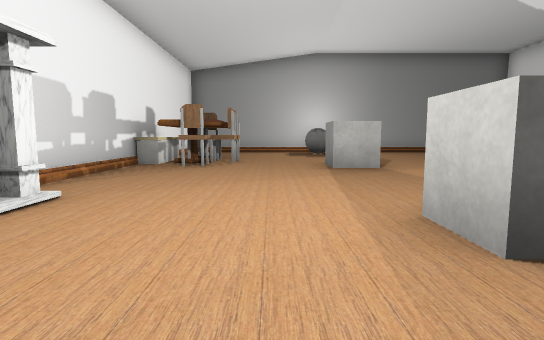
view 1 (above)

16 first-person views from a walk through a scene from a Unity 3-D project. The camera is 0.68 m above the floor, tilts 6° down and sees 80° across. The floor is counted in squares, 1 m on a side. Each view is taken from the middle of a square. On the plan, view 1 faces up. The plan holds only what a view shows up to about 10 squares ahead; the rest is blank. The player character is not drawn. Some animated figures are not drawn. Some surface patterns are stand-ins.

view 2
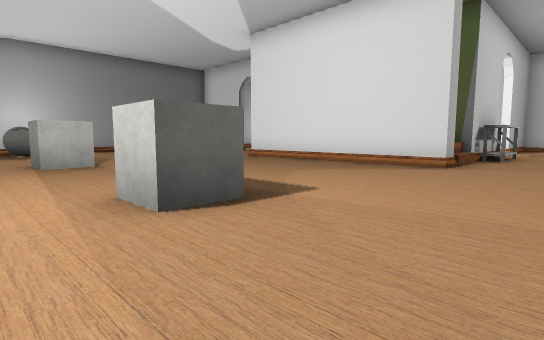

view 3
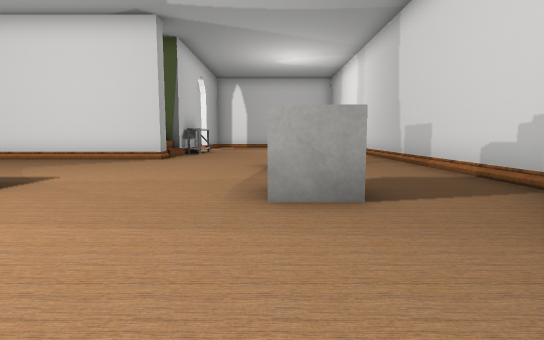

view 4
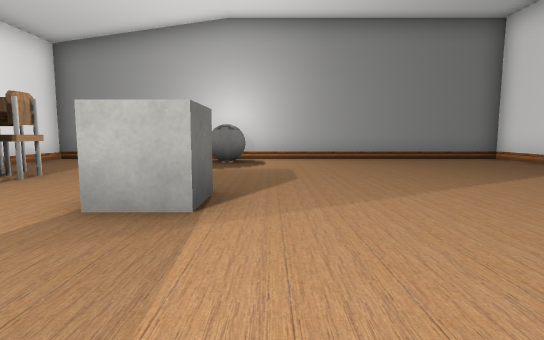

view 5
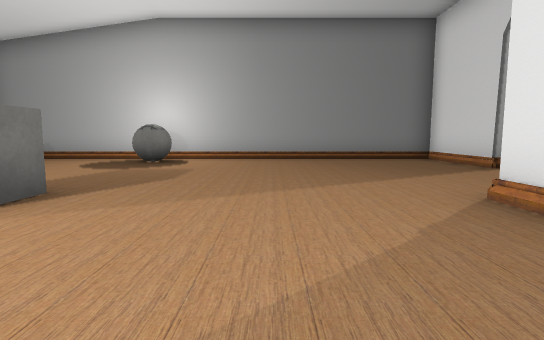

view 6
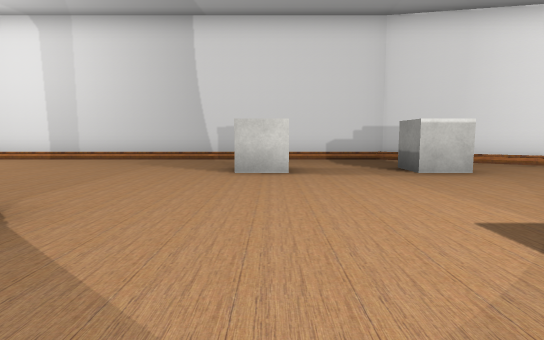

view 7
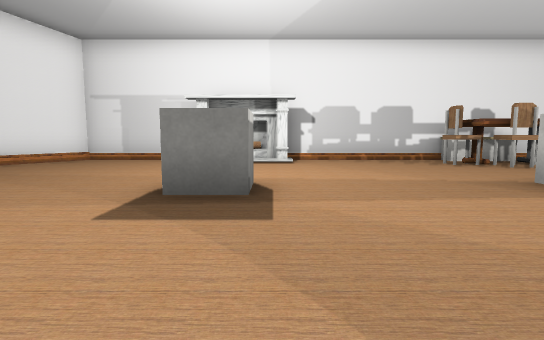

view 8
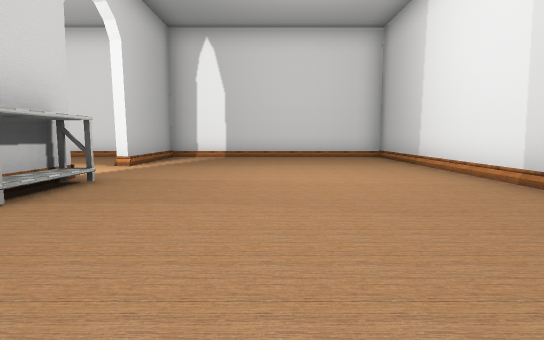

view 9
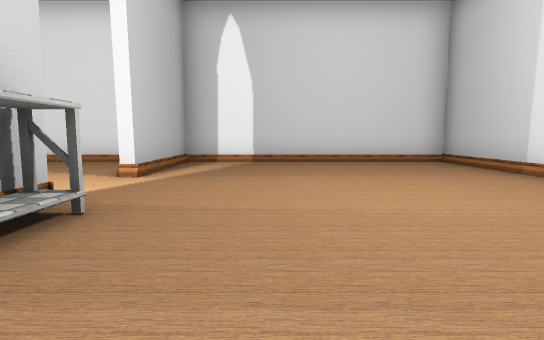

view 10
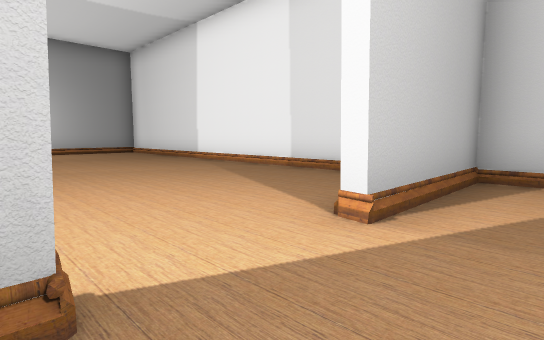

view 11
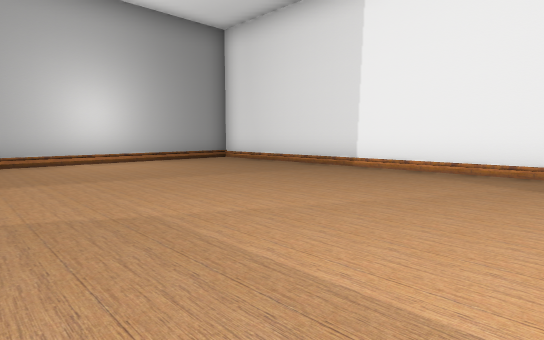

view 12
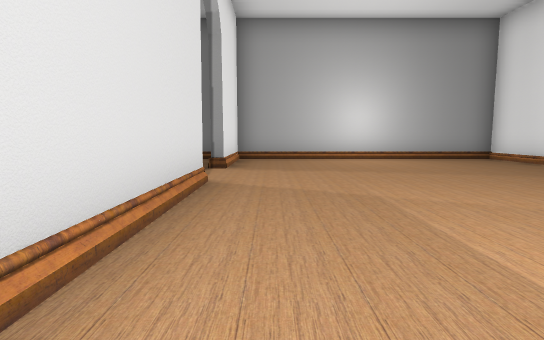

view 13
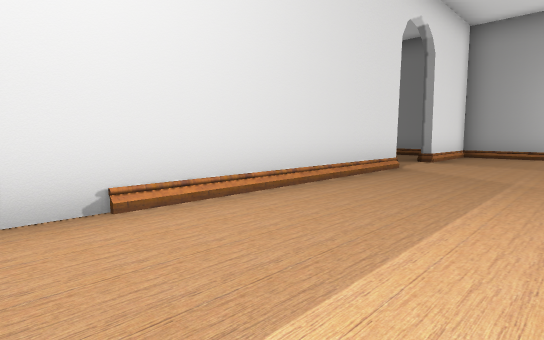

view 14
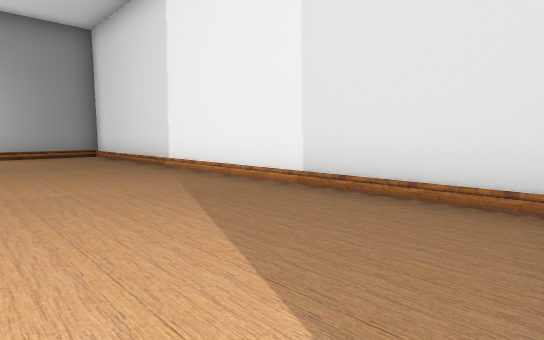

view 15
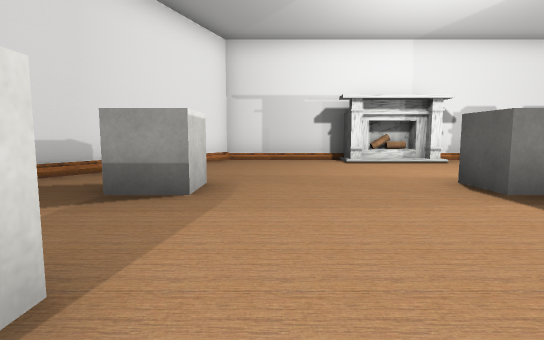

view 16
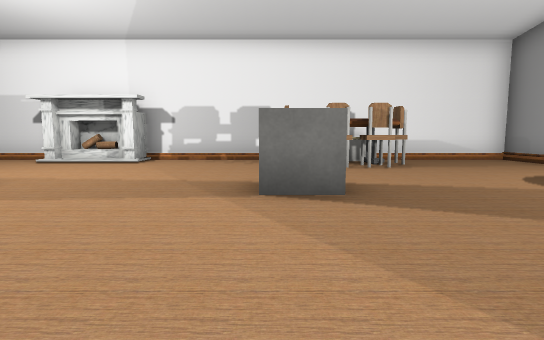

### Floor plan
Points are (right, up) in squares from view 1. A wall is a line through its corners. A room is listed if a view was taken in it or the views show most of it. See-through windows are left out.
Room 1 (views 1, 2, 3, 4, 5, 6, 7, 8, 9, 10, 11, 12, 13, 14, 15, 16)
walls: (8.4, 1.2) (7.4, 1.2) (7.4, 7.5); (10, 8.9) (10, 2.1); (12.3, 1.2) (8.5, 1.2); (9.7, 10.8) (9.7, 13.7) (-3.3, 13.7) (-3.3, 9.6); (10, 10.9) (9.7, 10.9); (17.5, 2.2) (17.5, 13.7) (10, 13.7) (10, 10.8); (-3.3, 7.3) (-3.3, 3.8); (-3.3, 0.4) (-3.3, -2.3) (1.8, -5.5) (17.5, -5.5) (17.5, 1.2) (14.3, 1.2)
low walls: (12.2, 1.1) (12.3, 1.6); (10, 10.8) (9.7, 10.8)
objects: fireplace (-3, 1) to (-3, 3); other object (-3, 8) to (-3, 9); chair (-2, 7) to (-2, 8); chair (-2, 9) to (-1, 9); chair (-2, 10); chair (-1, 8); cube (2, -3) to (2, -2); cube (2, 2); cube (2, 7) to (2, 8); ball (2, 12) to (2, 13); cube (5, -3) to (5, -2); other object (11, 1)

Positions as (right, up) in squares from view 1, and headings:
1: (0, 0), facing up
2: (0, -1), facing up-right
3: (-2, -2), facing right
4: (3, 4), facing up
5: (5, 4), facing up
6: (5, 4), facing down
7: (6, 3), facing left
8: (7, -2), facing right
9: (9, -1), facing right
10: (12, 0), facing up-right
11: (11, 5), facing up-right
12: (11, 4), facing up
13: (13, 2), facing up-left
14: (14, 2), facing up-right
15: (6, -1), facing left
16: (6, 7), facing left
